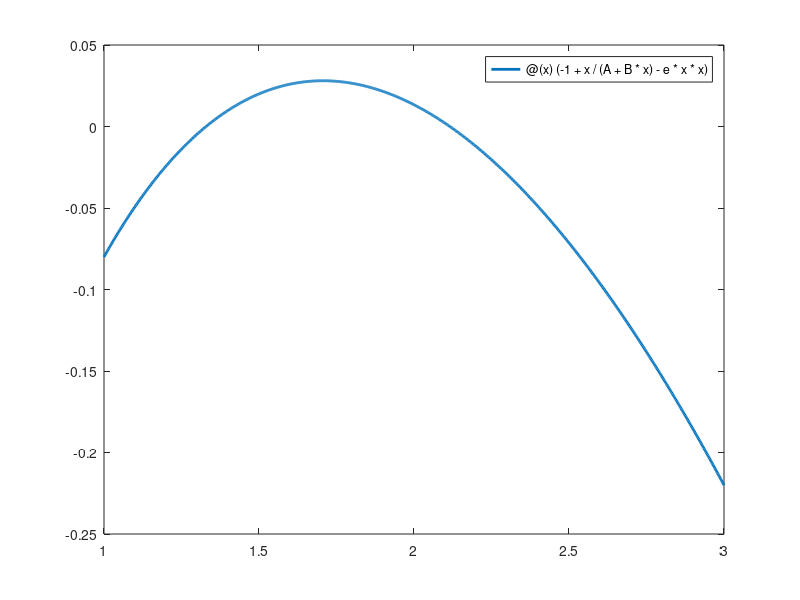

This figure's MATLAB source: (Note: this script raises an error after producing the figure.)

% Declare variable values

A = 0.5;
B = 0.5;
e = 0.08;


% Plotting N(P) and formatting the plot

fplot(@(x) (-1+x/(A+B*x)-e*x*x),[1 3],'LineWidth',2)
hold();
y=0;
x2=0;
fplot(y);
xlim([1,3]);
hold();
title('N(P) as a function of P');
xlabel('P value');
ylabel('N(P)');
grid on;


x1 = fsolve(@myfunc2,1)
x2 = fsolve(@myfunc2,2)



